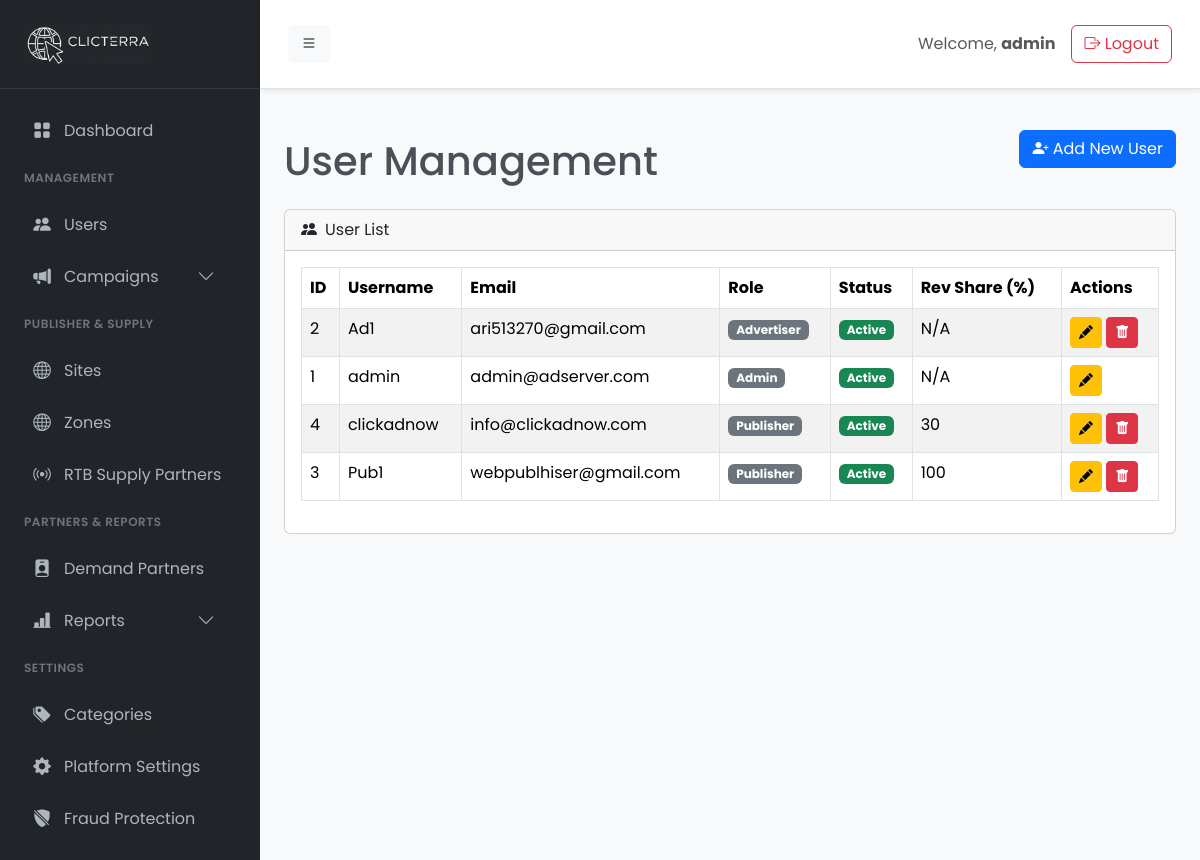
Before: /admin/user.php (signed in) with the older database file.
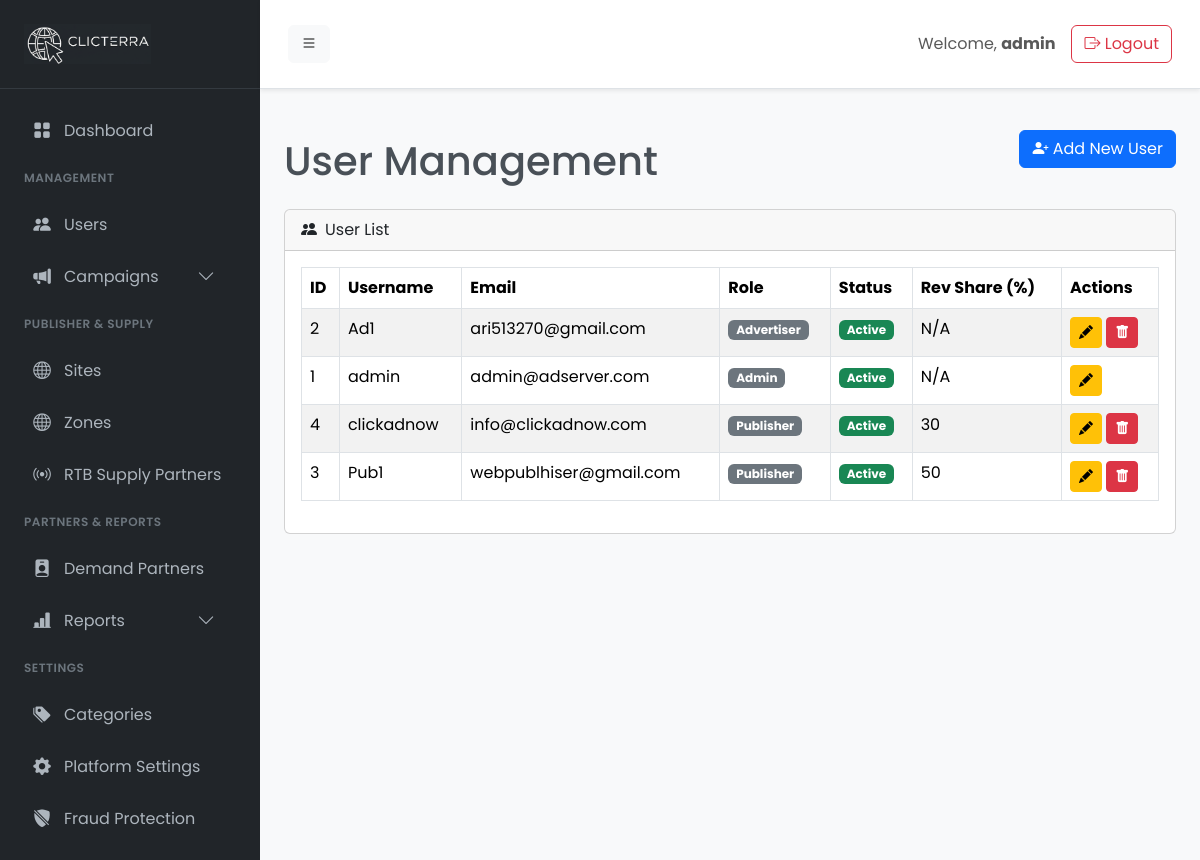
After: the same page with the newer database file.
### tables this page shows
CREATE TABLE `users` (
  `id` int(11) NOT NULL,
  `username` varchar(100) NOT NULL,
  `password` varchar(255) NOT NULL,
  `email` varchar(150) NOT NULL,
  `role` enum('admin','advertiser','publisher') NOT NULL,
  `revenue_share` int(11) DEFAULT 0,
  `payout_method` varchar(100) DEFAULT NULL,
  `payout_details` text DEFAULT NULL,
  `referred_by` int(11) DEFAULT NULL,
  `status` enum('active','inactive') DEFAULT 'active',
  `created_at` timestamp NULL DEFAULT current_timestamp()
);

### includes/settings.php (called while the page is built, shortened)
<?php
function get_setting($key, $conn = null) {
    static $settings = null;
    if ($settings === null && $conn) {
        $settings = [];
        $result = $conn->query("SELECT setting_key, setting_value FROM settings");
        if ($result) {
            while ($row = $result->fetch_assoc()) {
                $settings[$row['setting_key']] = $row['setting_value'];
            }
        }
    }
    return $settings[$key] ?? null;
}

### admin/user.php (the view, shortened to what this page needs)
<?php
require_once __DIR__ . '/init.php';
$sql = "SELECT id, username, email, role, status, revenue_share FROM users ORDER BY username ASC";
$result = $conn->query($sql);
?>
<?php require_once __DIR__ . '/templates/header.php'; ?>
<div class="d-flex justify-content-between align-items-center mb-4">
    <h1 class="mt-4 mb-0">User Management</h1>
    <div><button class="btn btn-primary" data-bs-toggle="modal" data-bs-target="#addUserModal"><i class="bi bi-person-plus-fill"></i> Add New User</button></div>
</div>
<div class="card">
    <div class="card-header"><i class="bi bi-people-fill me-2"></i>User List</div>
    <div class="card-body">
        <div class="table-responsive">
            <table class="table table-striped table-bordered">
                <thead><tr><th>ID</th><th>Username</th><th>Email</th><th>Role</th><th>Status</th><th>Rev Share (%)</th><th>Actions</th></tr></thead>
                <tbody>
                    <?php if ($result && $result->num_rows > 0): while($row = $result->fetch_assoc()): ?>
                        <tr>
                            <td><?php echo $row['id']; ?></td>
                            <td><?php echo htmlspecialchars($row['username']); ?></td>
                            <td><?php echo htmlspecialchars($row['email']); ?></td>
                            <td><span class="badge bg-secondary"><?php echo ucfirst($row['role']); ?></span></td>
                            <td><span class="badge bg-<?php echo ($row['status'] == 'active') ? 'success' : 'danger'; ?>"><?php echo ucfirst($row['status']); ?></span></td>
                            <td><?php echo ($row['role'] === 'publisher') ? $row['revenue_share'] : 'N/A'; ?></td>
                            <td>
                                <button class="btn btn-sm btn-warning edit-btn" data-bs-toggle="modal" data-bs-target="#editUserModal" data-id="<?php echo $row['id']; ?>" data-username="<?php echo htmlspecialchars($row['username']); ?>" data-email="<?php echo htmlspecialchars($row['email']); ?>" data-role="<?php echo $row['role']; ?>" data-status="<?php echo $row['status']; ?>" data-revenue_share="<?php echo $row['revenue_share']; ?>" title="Edit User"><i class="bi bi-pencil-fill"></i></button>
                                <?php if ($row['id'] != $_SESSION['user_id'] && $row['id'] != 1): ?>
                                    <button class="btn btn-sm btn-danger delete-btn" data-bs-toggle="modal" data-bs-target="#deleteUserModal" data-id="<?php echo $row['id']; ?>" data-username="<?php echo htmlspecialchars($row['username']); ?>" title="Delete User"><i class="bi bi-trash-fill"></i></button>
                                <?php endif; ?>
                            </td>
                        </tr>
                    <?php endwhile; else: ?>
                        <tr><td colspan="7" class="text-center">No users found.</td></tr>
                    <?php endif; ?>
                </tbody>
            </table>
        </div>
    </div>
</div>
<?php
require_once __DIR__ . '/templates/footer.php';
?>

Changed rows visible on the page:
changed users "Pub1": revenue_share "100" → "50"
